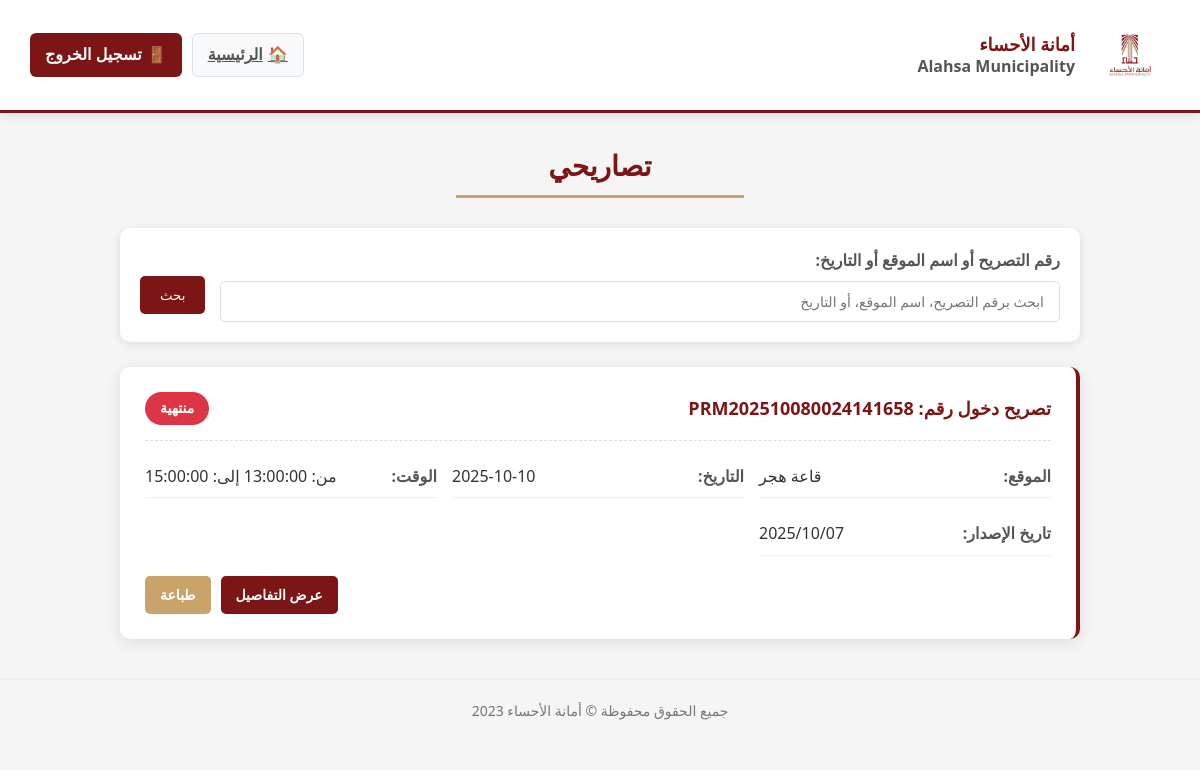
Screenshot of /tasareh.php (signed in) with the database file from the repository.
### tables this page shows
CREATE TABLE `permits` (
  `permit_id` int(11) NOT NULL,
  `user_id` varchar(20) NOT NULL,
  `location_id` int(11) NOT NULL,
  `date_id` int(11) NOT NULL,
  `time_id` int(11) NOT NULL,
  `permit_number` varchar(50) NOT NULL,
  `barcode` varchar(255) NOT NULL,
  `status` enum('نشط','مكتمل','منتهي') DEFAULT 'نشط',
  `created_at` timestamp NOT NULL DEFAULT current_timestamp(),
  `expires_at` date DEFAULT NULL
);

CREATE TABLE `available_dates` (
  `date_id` int(11) NOT NULL,
  `location_id` int(11) NOT NULL,
  `available_date` date NOT NULL
);

CREATE TABLE `available_times` (
  `time_id` int(11) NOT NULL,
  `date_id` int(11) NOT NULL,
  `available_time_start` time NOT NULL,
  `available_time_end` time NOT NULL
);

CREATE TABLE `locations` (
  `location_id` int(11) NOT NULL,
  `location_name` varchar(100) NOT NULL
);

### DbHandler.php (called while the page is built, shortened)
<?php
require("DbConfig.php");
class DbHandler extends DbConfig {
    public $conn;
    protected $databaseName;
    protected $hostName;
    protected $uName;
    protected $passCode;
    public function __construct() {
        $dbPara = new DbConfig();
        $this -> databaseName = $dbPara -> dbName;
        $this -> hostName = $dbPara -> serverName;
        $this -> uName = $dbPara -> userName;
        $this -> passCode = $dbPara ->passCode;
    }
   public function dbConnect(){
        try{
	        $this->conn = new mysqli($this->hostName, $this->uName, $this->passCode, $this->databaseName);
            if( mysqli_connect_errno() ){
                throw new Exception("Could not connect to database.");
            } else{
                return true;
            }
        }catch(Exception $e){
            throw new Exception($e->getMessage());
        }
    }
public function getUserPermits($user_id, $search_term = '') {
    $query = "
        SELECT
            p.permit_id, p.permit_number, p.created_at, p.expires_at,
            l.location_name,
            ad.available_date,
            at.available_time_start, at.available_time_end
        FROM Permits p
        JOIN Locations l ON p.location_id = l.location_id
        JOIN Available_Dates ad ON p.date_id = ad.date_id
        JOIN Available_Times at ON p.time_id = at.time_id
        WHERE p.user_id = ?
    ";
    $params = [$user_id];
    $types = "i";
    $query .= " ORDER BY ad.available_date DESC, at.available_time_start DESC";
    $stmt = $this->conn->prepare($query);
    $stmt->bind_param($types, ...$params);
    $stmt->execute();
    $result = $stmt->get_result();
    $permits = [];
    while($row = $result->fetch_assoc()){
        $permits[] = $row;
    }
    return $permits;
}
}
?>

### DbConfig.php (called while the page is built, shortened)
<?php
class DbConfig {
    public function __construct() {
        $this -> serverName = "localhost";
        $this -> userName = "root";
        $this -> passCode = "";
        $this -> dbName = "alhasa";
    }
}
?>

### tasareh.php (the view, shortened to what this page needs)
<?php
require("DbHandler.php");
function calculatePermitStatus($date, $time_end) {
    $permit_end_datetime_str = $date . ' ' . $time_end;
    try {
        $permit_end_datetime = new DateTime($permit_end_datetime_str);
        $now = new DateTime();
        if ($now >= $permit_end_datetime) {
             return ['status' => 'منتهية', 'class' => 'expired'];
        }
        return ['status' => 'نشط', 'class' => 'active'];
    } catch (Exception $e) {
        return ['status' => 'خطأ في التاريخ', 'class' => 'unknown'];
    }
}
$user_id = $_SESSION['user_id'];
$search_term = $_GET['search_term'] ?? '';
$db = new DbHandler();
$db->dbConnect();
$permits = $db->getUserPermits($user_id, $search_term);
?>
<!DOCTYPE html>
<html lang="ar" dir="rtl">
<head>
</head>
<body>
    <header>
        <div class="logo-section">
            <div class="logo-img">أمانة<br>الأحساء</div>
            <div class="logo-text">
                <h1>أمانة الأحساء</h1>
                <h1>Alahsa Municipality</h1>
            </div>
        </div>
        <div class="header-buttons">
            <a href="select.php" class="header-btn home-btn">
                <span>🏠</span>
                <span>الرئيسية</span>
            </a>
            <div class="header-btn logout-btn">
                <span>🚪</span>
                <span>تسجيل الخروج</span>
            </div>
        </div>
    </header>
    <div class="container">
        <h1 class="page-title">تصاريحي</h1>
        <form method="GET" action="tasareh.php" class="filter-section">
            <div class="filter-group">
                <label for="search_term" class="filter-label">رقم التصريح أو اسم الموقع أو التاريخ:</label>
                <input type="text" id="search_term" name="search_term" class="filter-input" placeholder="ابحث برقم التصريح، اسم الموقع، أو التاريخ" value="<?php echo htmlspecialchars($search_term); ?>">
            </div>
            <button type="submit" class="search-btn">بحث</button>
        </form>
        <div class="permits-list">
            <?php if (empty($permits)): ?>
                <div class="no-permits permit-card">
                    <p class="no-permits-icon">⚠️</p>
                    <p style="font-size: 18px; color: #7c1515; font-weight: bold;">لا توجد تصاريح لعرضها حالياً.</p>
                    <?php if (!empty($search_term)): ?>
                        <p style="color: #555; margin-top: 10px;">لا توجد نتائج مطابقة لبحثك عن: <strong><?php echo htmlspecialchars($search_term); ?></strong></p>
                    <?php endif; ?>
                </div>
            <?php else: ?>
                <?php foreach ($permits as $permit):
                    $status_info = calculatePermitStatus($permit['available_date'], $permit['available_time_end']);
                ?>
                <div class="permit-card">
                    <div class="permit-header">
                        <div class="permit-number">تصريح دخول رقم: <?php echo htmlspecialchars($permit['permit_number']); ?></div>
                        <div class="permit-status status-<?php echo $status_info['class']; ?>">
                            <?php echo $status_info['status']; ?>
                        </div>
                    </div>
                    <div class="permit-details">
                        <div class="detail-item">
                            <span class="detail-label">الموقع:</span>
                            <span class="detail-value"><?php echo htmlspecialchars($permit['location_name']); ?></span>
                        </div>
                        <div class="detail-item">
                            <span class="detail-label">التاريخ:</span>
                            <span class="detail-value"><?php echo htmlspecialchars($permit['available_date']); ?></span>
                        </div>
                        <div class="detail-item">
                            <span class="detail-label">الوقت:</span>
                            <span class="detail-value">من: <?php echo htmlspecialchars($permit['available_time_start']); ?> إلى: <?php echo htmlspecialchars($permit['available_time_end']); ?></span>
                        </div>
                        <div class="detail-item">
                            <span class="detail-label">تاريخ الإصدار:</span>
                            <span class="detail-value"><?php echo htmlspecialchars(date('Y/m/d', strtotime($permit['created_at']))); ?></span>
                        </div>
                        </div>
                    <div class="permit-actions">
                        <a href="enter.php?permit_id=<?php echo $permit['permit_id']; ?>" class="action-btn view-btn">عرض التفاصيل</a>
                        <a href="javascript:void(0)" onclick="window.open('enter.php?permit_id=<?php echo $permit['permit_id']; ?>', '_blank').print()" class="action-btn print-btn">طباعة</a>
                    </div>
                </div>
                <?php endforeach; ?>
            <?php endif; ?>
        </div>
    </div>
    <footer>
        <p>جميع الحقوق محفوظة © أمانة الأحساء 2023</p>
    </footer>
</body>
</html>

### tasareh.php (style rules this page uses)
* { margin: 0; padding: 0; box-sizing: border-box; font-family: 'Segoe UI', Tahoma, Geneva, Verdana, sans-serif; }
body { background-color: #f5f5f5; color: #333; line-height: 1.6; padding-bottom: 30px; }
header { display: flex; align-items: center; justify-content: space-between; padding: 15px 30px; background-color: white; box-shadow: 0 2px 10px rgba(0, 0, 0, 0.1); border-bottom: 3px solid #7c1515; }
.logo-section { display: flex; align-items: center; gap: 15px; }
.logo-img { width: 80px; height: 80px; border: 2px solid #7c1515; border-radius: 8px; background: linear-gradient(135deg, #7c1515 0%, #c9a36a 100%); display: flex; align-items: center; justify-content: center; color: white; font-weight: bold; font-size: 16px; text-align: center; padding: 5px; }
.logo-text h1 { font-size: 18px; color: #7c1515; line-height: 1.3; }
.logo-text h1:first-child { font-weight: bold; }
.logo-text h1:last-child { font-size: 16px; color: #555; }
.header-buttons { display: flex; gap: 10px; }
.header-btn { display: flex; align-items: center; gap: 5px; padding: 8px 15px; border-radius: 6px; cursor: pointer; font-weight: bold; transition: all 0.3s; }
.home-btn { background: #f8f9fa; color: #555; border: 1px solid #dee2e6; }
.logout-btn { background: #7c1515; color: white; }
.container { max-width: 1000px; margin: 30px auto; padding: 0 20px; }
.page-title { text-align: center; margin-bottom: 30px; color: #7c1515; font-size: 28px; font-weight: bold; position: relative; padding-bottom: 10px; }
.page-title:after { content: ""; position: absolute; bottom: 0; left: 35%; right: 35%; height: 3px; background-color: #c9a36a; }
.filter-section { background-color: white; border-radius: 10px; padding: 20px; margin-bottom: 25px; box-shadow: 0 2px 10px rgba(0, 0, 0, 0.1); display: flex; gap: 15px; flex-wrap: wrap; }
.filter-group { flex: 1; min-width: 250px; }
.filter-label { display: block; margin-bottom: 8px; font-weight: bold; color: #555; }
.filter-input { width: 100%; padding: 10px 15px; border: 1px solid #ddd; border-radius: 5px; font-size: 14px; }
.search-btn { background-color: #7c1515; color: white; border: none; padding: 10px 20px; border-radius: 5px; cursor: pointer; align-self: flex-end; margin-bottom: 8px; transition: all 0.3s; }
.permit-card { background-color: white; border-radius: 10px; padding: 25px; margin-bottom: 20px; box-shadow: 0 3px 15px rgba(0, 0, 0, 0.1); border-right: 4px solid #7c1515; }
.permit-header { display: flex; justify-content: space-between; align-items: center; margin-bottom: 15px; padding-bottom: 15px; border-bottom: 1px dashed #ddd; }
.permit-number { font-size: 18px; color: #7c1515; font-weight: bold; }
.permit-status { background-color: #c9a36a; color: white; padding: 5px 15px; border-radius: 20px; font-size: 14px; font-weight: bold; }
.permit-status.status-expired { background-color: #dc3545; }
.permit-details { display: grid; grid-template-columns: repeat(auto-fit, minmax(250px, 1fr)); gap: 15px; margin-bottom: 20px; }
.detail-item { display: flex; justify-content: space-between; padding: 8px 0; border-bottom: 1px solid #f0f0f0; }
.detail-label { font-weight: bold; color: #555; }
.detail-value { color: #333; }
.permit-actions { display: flex; gap: 10px; justify-content: flex-end; }
.action-btn { padding: 8px 15px; border: none; border-radius: 5px; font-size: 14px; cursor: pointer; font-weight: bold; transition: all 0.3s; text-decoration: none; display: inline-block; text-align: center; }
.view-btn { background-color: #7c1515; color: white; }
.print-btn { background-color: #c9a36a; color: white; }
footer { text-align: center; padding: 20px; margin-top: 40px; color: #777; font-size: 14px; border-top: 1px solid #eee; }

### rows the page displays
permits: permit_number "PRM202510080024141658", date.available_time_end "منتهية", location.location_name "قاعة هجر", date.available_date "2025-10-10", time.available_time_end "15:00:00", created_at "2025/10/07"
